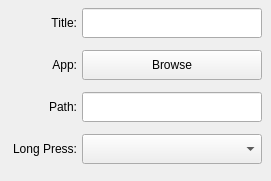
           <widget class="QWidget" name="app_tab">
            <attribute name="title">
             <string>Application</string>
            </attribute>
            <widget class="QWidget" name="layoutWidget">
             <property name="geometry">
              <rect>
               <x>1</x>
               <y>1</y>
               <width>261</width>
               <height>171</height>
              </rect>
             </property>
             <layout class="QVBoxLayout" name="application_layout">
              <property name="spacing">
               <number>5</number>
              </property>
              <item>
               <layout class="QHBoxLayout" name="title_layout">
                <property name="spacing">
                 <number>5</number>
                </property>
                <item>
                 <widget class="QLabel" name="app_title_lable">
                  <property name="layoutDirection">
                   <enum>Qt::LayoutDirection::LeftToRight</enum>
                  </property>
                  <property name="lineWidth">
                   <number>0</number>
                  </property>
                  <property name="text">
                   <string>Title:</string>
                  </property>
                  <property name="alignment">
                   <set>Qt::AlignmentFlag::AlignRight|Qt::AlignmentFlag::AlignTrailing|Qt::AlignmentFlag::AlignVCenter</set>
                  </property>
                 </widget>
                </item>
                <item>
                 <widget class="QLineEdit" name="app_title_lineE">
                  <property name="minimumSize">
                   <size>
                    <width>180</width>
                    <height>30</height>
                   </size>
                  </property>
                  <property name="maximumSize">
                   <size>
                    <width>180</width>
                    <height>16777215</height>
                   </size>
                  </property>
                 </widget>
                </item>
               </layout>
              </item>
              <item>
               <layout class="QHBoxLayout" name="app_but_layout">
                <property name="spacing">
                 <number>5</number>
                </property>
                <item>
                 <widget class="QLabel" name="app_lable">
                  <property name="text">
                   <string>App:</string>
                  </property>
                  <property name="alignment">
                   <set>Qt::AlignmentFlag::AlignRight|Qt::AlignmentFlag::AlignTrailing|Qt::AlignmentFlag::AlignVCenter</set>
                  </property>
                 </widget>
                </item>
                <item>
                 <widget class="QToolButton" name="app_choice_toolB">
                  <property name="minimumSize">
                   <size>
                    <width>180</width>
                    <height>30</height>
                   </size>
                  </property>
                  <property name="maximumSize">
                   <size>
                    <width>180</width>
                    <height>16777215</height>
                   </size>
                  </property>
                  <property name="text">
                   <string>Browse</string>
                  </property>
                 </widget>
                </item>
               </layout>
              </item>
              <item>
               <layout class="QHBoxLayout" name="app_path_layout">
                <property name="spacing">
                 <number>5</number>
                </property>
                <item>
                 <widget class="QLabel" name="app_path_lable">
                  <property name="text">
                   <string>Path:</string>
                  </property>
                  <property name="alignment">
                   <set>Qt::AlignmentFlag::AlignRight|Qt::AlignmentFlag::AlignTrailing|Qt::AlignmentFlag::AlignVCenter</set>
                  </property>
                 </widget>
                </item>
                <item>
                 <widget class="QLineEdit" name="app_path_lineE">
                  <property name="minimumSize">
                   <size>
                    <width>180</width>
                    <height>30</height>
                   </size>
                  </property>
                  <property name="maximumSize">
                   <size>
                    <width>180</width>
                    <height>30</height>
                   </size>
                  </property>
                  <property name="readOnly">
                   <bool>true</bool>
                  </property>
                 </widget>
                </item>
               </layout>
              </item>
              <item>
               <layout class="QHBoxLayout" name="long_press_layout">
                <property name="spacing">
                 <number>5</number>
                </property>
                <item>
                 <widget class="QLabel" name="app_long_press_lable">
                  <property name="text">
                   <string>Long Press:</string>
                  </property>
                  <property name="alignment">
                   <set>Qt::AlignmentFlag::AlignRight|Qt::AlignmentFlag::AlignTrailing|Qt::AlignmentFlag::AlignVCenter</set>
                  </property>
                 </widget>
                </item>
                <item>
                 <widget class="QComboBox" name="app_long_press_comboB">
                  <property name="sizePolicy">
                   <sizepolicy hsizetype="Preferred" vsizetype="Preferred">
                    <horstretch>0</horstretch>
                    <verstretch>0</verstretch>
                   </sizepolicy>
                  </property>
                  <property name="minimumSize">
                   <size>
                    <width>180</width>
                    <height>0</height>
                   </size>
                  </property>
                  <property name="maximumSize">
                   <size>
                    <width>180</width>
                    <height>30</height>
                   </size>
                  </property>
                 </widget>
                </item>
               </layout>
              </item>
             </layout>
            </widget>
           </widget>
